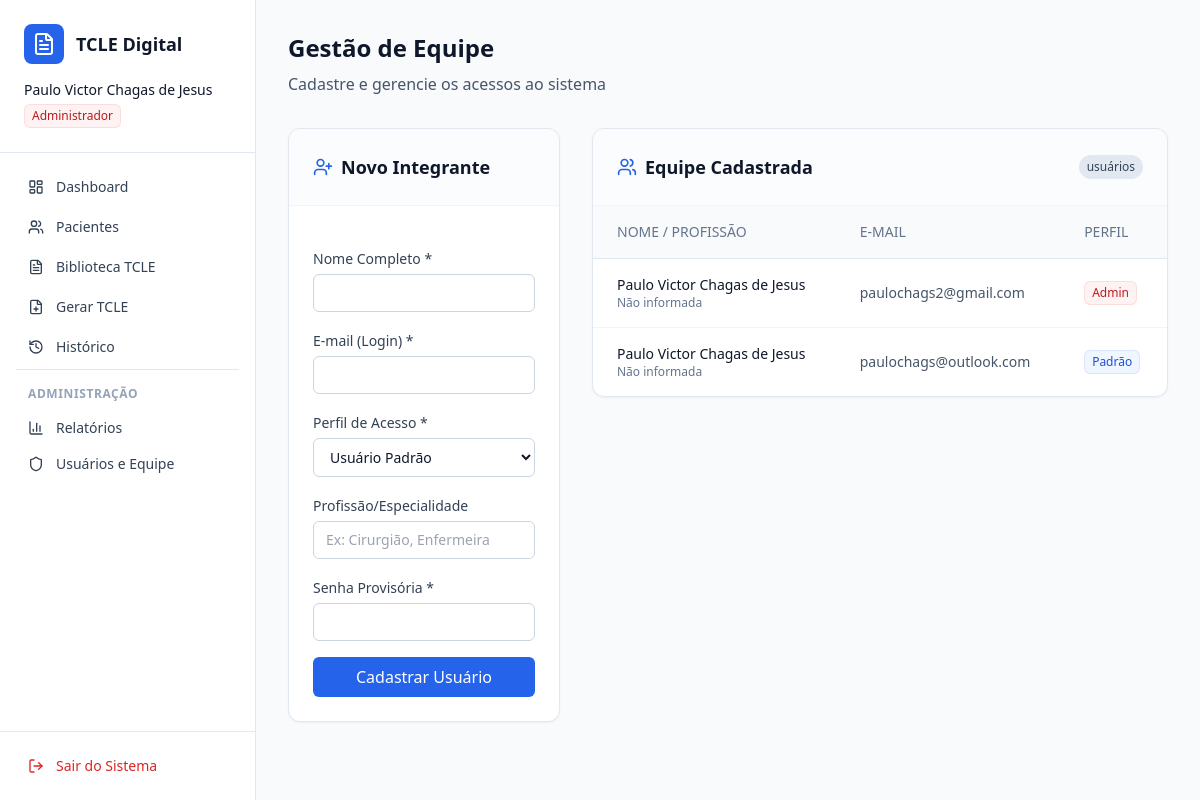
The app's page /equipe/ (signed in) with its own data.
### usuarios/models.py (models this page shows, shortened)
class Usuario(AbstractUser):
    username = None
    email = models.EmailField('Endereço de E-mail', unique=True)
    nome = models.CharField('Nome Completo', max_length=255)
    OPCOES_DE_PERFIL = (
        ('ADMIN', 'Administrador'),
        ('PADRAO', 'Usuário Padrão'),
    )
    perfil = models.CharField(max_length=10, choices=OPCOES_DE_PERFIL, default='PADRAO')
    profissao = models.CharField(max_length=100, blank=True, null=True)
    USERNAME_FIELD = 'email'
    REQUIRED_FIELDS = ['nome']
    objects = UsuarioManager()

### usuarios/views.py (the view, shortened to what this page needs)
# urls.py: path('equipe/', views.gerenciar_equipe, name='gerenciar_equipe'),
@login_required
@user_passes_test(eh_admin, login_url='dashboard')
def gerenciar_equipe(request):
    equipe = Usuario.objects.all().order_by('nome')
    return render(request, 'usuarios/gerenciar_equipe.html', {'equipe': equipe})

### usuarios/views.py (called while the page is built)
def eh_admin(user):
    return user.perfil == 'ADMIN'

### usuarios/templates/usuarios/gerenciar_equipe.html (shortened to what this page needs)
{% extends 'usuarios/base.html' %}
{% block conteudo %}
<div class="p-8">
    <div class="mb-8">
        <h1 class="text-2xl font-semibold mb-2">Gestão de Equipe</h1>
        <p class="text-slate-600">Cadastre e gerencie os acessos ao sistema</p>
    </div>
    <div class="grid grid-cols-1 lg:grid-cols-3 gap-8">
        <div class="lg:col-span-1">
            <div class="bg-white rounded-xl border border-slate-200 shadow-sm overflow-hidden">
                <div class="p-6 border-b border-slate-100 bg-slate-50/50">
                    <h2 class="font-semibold text-lg flex items-center gap-2">
                        <i data-lucide="user-plus" class="w-5 h-5 text-blue-600"></i>
                        Novo Integrante
                    </h2>
                </div>
                <div class="p-6">
                    <form method="POST" class="space-y-4">
                        <div class="space-y-1">
                            <label class="text-sm font-medium text-slate-700">Nome Completo *</label>
                            <input type="text" name="nome" required
                                class="w-full rounded-md border border-slate-300 px-3 py-2 text-sm focus:outline-none focus:ring-2 focus:ring-blue-600">
                        </div>
                        <div class="space-y-1">
                            <label class="text-sm font-medium text-slate-700">E-mail (Login) *</label>
                            <input type="email" name="email" required
                                class="w-full rounded-md border border-slate-300 px-3 py-2 text-sm focus:outline-none focus:ring-2 focus:ring-blue-600">
                        </div>
                        <div class="space-y-1">
                            <label class="text-sm font-medium text-slate-700">Perfil de Acesso *</label>
                            <select name="perfil" required
                                class="w-full rounded-md border border-slate-300 px-3 py-2 text-sm focus:outline-none focus:ring-2 focus:ring-blue-600 bg-white">
                                <option value="PADRAO">Usuário Padrão</option>
                            </select>
                        </div>
                        <div class="space-y-1">
                            <label class="text-sm font-medium text-slate-700">Profissão/Especialidade</label>
                            <input type="text" name="profissao" placeholder="Ex: Cirurgião, Enfermeira"
                                class="w-full rounded-md border border-slate-300 px-3 py-2 text-sm focus:outline-none focus:ring-2 focus:ring-blue-600">
                        </div>
                        <div class="space-y-1">
                            <label class="text-sm font-medium text-slate-700">Senha Provisória *</label>
                            <input type="password" name="senha" required
                                class="w-full rounded-md border border-slate-300 px-3 py-2 text-sm focus:outline-none focus:ring-2 focus:ring-blue-600">
                        </div>
                        <button type="submit"
                            class="w-full bg-blue-600 text-white font-medium py-2 px-4 rounded-md hover:bg-blue-700 transition-colors mt-2">
                            Cadastrar Usuário
                        </button>
                    </form>
                </div>
            </div>
        </div>
        <div class="lg:col-span-2">
            <div class="bg-white rounded-xl border border-slate-200 shadow-sm overflow-hidden">
                <div class="p-6 border-b border-slate-100 flex justify-between items-center bg-slate-50/50">
                    <h2 class="font-semibold text-lg flex items-center gap-2">
                        <i data-lucide="users" class="w-5 h-5 text-blue-600"></i>
                        Equipe Cadastrada
                    </h2>
                    <span class="bg-slate-200 text-slate-700 text-xs px-2 py-1 rounded-full font-medium">
                        usuários</span>
                </div>
                <div class="overflow-x-auto">
                    <table class="w-full text-left text-sm text-slate-600">
                        <thead class="bg-slate-50 text-slate-500 uppercase border-b border-slate-200">
                            <tr>
                                <th class="px-6 py-4 font-medium">Nome / Profissão</th>
                                <th class="px-6 py-4 font-medium">E-mail</th>
                                <th class="px-6 py-4 font-medium">Perfil</th>
                            </tr>
                        </thead>
                        <tbody class="divide-y divide-slate-100">
                            {% for membro in equipe %}
                            <tr class="hover:bg-slate-50 transition-colors">
                                <td class="px-6 py-4">
                                    <p class="font-medium text-slate-900">{{ membro.nome }}</p>
                                    <p class="text-xs text-slate-500">{{ membro.profissao|default:"Não informada" }}</p>
                                </td>
                                <td class="px-6 py-4">{{ membro.email }}</td>
                                <td class="px-6 py-4">
                                    {% if membro.perfil == 'ADMIN' %}
                                    <span
                                        class="inline-flex items-center rounded-md bg-red-50 px-2 py-1 text-xs font-medium text-red-700 ring-1 ring-inset ring-red-600/10">Admin</span>
                                    {% else %}
                                    <span
                                        class="inline-flex items-center rounded-md bg-blue-50 px-2 py-1 text-xs font-medium text-blue-700 ring-1 ring-inset ring-blue-700/10">Padrão</span>
                                    {% endif %}
                                </td>
                            </tr>
                            {% empty %}
                            <tr>
                                <td colspan="3" class="px-6 py-8 text-center text-slate-500">
                                    Nenhum usuário cadastrado.
                                </td>
                            </tr>
                            {% endfor %}
                        </tbody>
                    </table>
                </div>
            </div>
        </div>
    </div>
</div>
{% endblock %}

### usuarios/templates/usuarios/base.html (shortened to what this page needs)
<!DOCTYPE html>
<html lang="pt-br">
<head>
    <script src="https://cdn.tailwindcss.com"></script>
</head>
<body class="bg-slate-50 text-slate-900 h-screen flex overflow-hidden">
    <aside class="w-64 bg-white border-r border-slate-200 h-screen flex flex-col">
        <div class="p-6 border-b border-slate-200">
            <div class="flex items-center gap-3 mb-4">
                <div class="bg-blue-600 p-2 rounded-lg">
                    <i data-lucide="file-text" class="w-6 h-6 text-white"></i>
                </div>
                <h2 class="font-semibold text-lg">TCLE Digital</h2>
            </div>
            <div class="space-y-1">
                <p class="text-sm font-medium text-slate-900">{{ request.user.nome }}</p>
                {% if request.user.perfil == 'ADMIN' %}
                <span
                    class="inline-flex items-center rounded-md bg-red-50 px-2 py-1 text-xs font-medium text-red-700 ring-1 ring-inset ring-red-600/10">Administrador</span>
                {% else %}
                <span
                    class="inline-flex items-center rounded-md bg-blue-50 px-2 py-1 text-xs font-medium text-blue-700 ring-1 ring-inset ring-blue-700/10">Usuário
                    Padrão</span>
                {% endif %}
            </div>
        </div>
        <nav class="flex-1 p-4 space-y-1 overflow-y-auto">
            <a href="{% url 'dashboard' %}"
                class="flex items-center w-full px-3 py-2 text-sm font-medium rounded-md hover:bg-slate-50 text-slate-700">
                <i data-lucide="layout-dashboard" class="w-4 h-4 mr-3"></i> Dashboard
            </a>
            <a href="{% url 'pacientes' %}"
                class="flex items-center w-full px-3 py-2 text-sm font-medium rounded-md hover:bg-slate-50 text-slate-700">
                <i data-lucide="users" class="w-4 h-4 mr-3"></i> Pacientes
            </a>
            <a href="{% url 'biblioteca' %}"
                class="flex items-center w-full px-3 py-2 text-sm font-medium rounded-md hover:bg-slate-50 text-slate-700">
                <i data-lucide="file-text" class="w-4 h-4 mr-3"></i> Biblioteca TCLE
            </a>
            <a href="#"
                class="flex items-center w-full px-3 py-2 text-sm font-medium rounded-md hover:bg-slate-50 text-slate-700">
                <i data-lucide="file-plus" class="w-4 h-4 mr-3"></i> Gerar TCLE
            </a>
            <a href="#"
                class="flex items-center w-full px-3 py-2 text-sm font-medium rounded-md hover:bg-slate-50 text-slate-700">
                <i data-lucide="history" class="w-4 h-4 mr-3"></i> Histórico
            </a>
            {% if request.user.perfil == 'ADMIN' %}
            <div class="pt-4 mt-4 border-t border-slate-200">
                <p class="px-3 text-xs font-semibold text-slate-400 uppercase tracking-wider mb-2">Administração</p>
                <a href="#"
                    class="flex items-center w-full px-3 py-2 text-sm font-medium rounded-md hover:bg-slate-50 text-slate-700">
                    <i data-lucide="bar-chart-3" class="w-4 h-4 mr-3"></i> Relatórios
                </a>
                <a href="{% url 'gerenciar_equipe' %}"
                    class="flex items-center w-full px-3 py-2 text-sm font-medium rounded-md hover:bg-slate-50 text-slate-700">
                    <i data-lucide="shield" class="w-4 h-4 mr-3"></i> Usuários e Equipe
                </a>
            </div>
            {% endif %}
        </nav>
        <div class="p-4 border-t border-slate-200">
            <form action="{% url 'logout' %}" method="post">
                <button type="submit"
                    class="flex items-center w-full px-3 py-2 text-sm font-medium rounded-md text-red-600 hover:bg-red-50 hover:text-red-700">
                    <i data-lucide="log-out" class="w-4 h-4 mr-3"></i> Sair do Sistema
                </button>
            </form>
        </div>
    </aside>
    <main class="flex-1 overflow-y-auto">
        {% block conteudo %}{% endblock %}
    </main>
</body>
</html>

### records on screen
Usuario: user.nome "Paulo Victor Chagas de Jesus", nome "Paulo Victor Chagas de Jesus", profissao "Não informada", email "paulochags2@gmail.com", perfil "Admin"
Usuario: nome "Paulo Victor Chagas de Jesus", profissao "Não informada", email "paulochags@outlook.com", perfil "Padrão"
